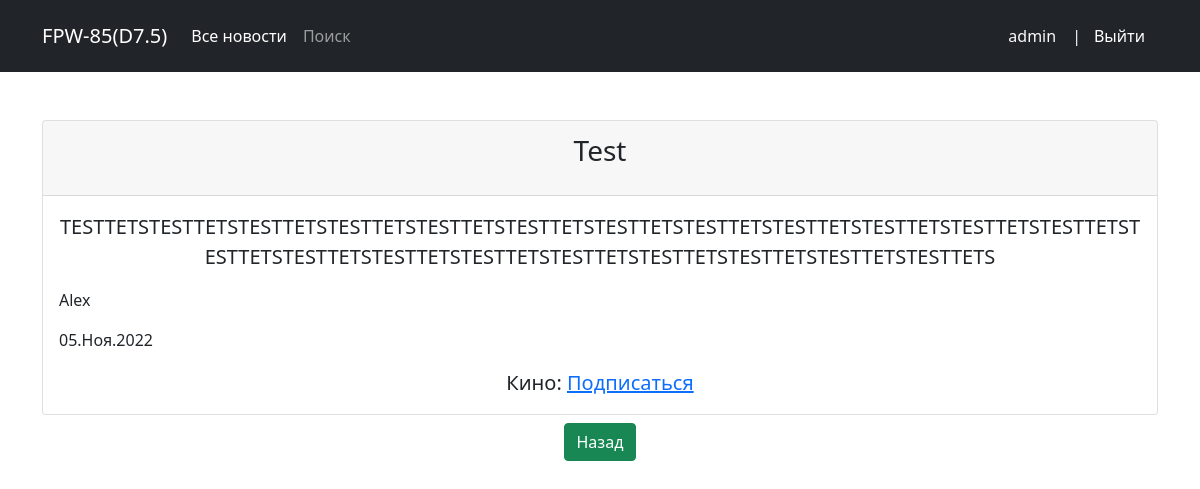
The page /31 (signed in) on the database its author committed.
### news/models.py (models this page shows, shortened)
class Post(models.Model):
    author = models.ForeignKey(Author, on_delete=models.CASCADE)
    NEWS = 'NW'
    ARTICLE = 'AR'
    CATEGORY_CHOICES = (
        (NEWS, 'Новости'),
        (ARTICLE, 'Статья'),
    )
    categoryType = models.CharField(max_length=2, choices=CATEGORY_CHOICES, default=ARTICLE)
    dateCreation = models.DateTimeField(auto_now_add=True)
    postCategory = models.ManyToManyField(Category, through='PostCategory')
    title = models.CharField(max_length=128)
    text = models.TextField()
    rating = models.SmallIntegerField(default=0)
    class Meta:
        verbose_name = 'Пост'
        verbose_name_plural = 'Посты'

class Author(models.Model):
    authorUser = models.OneToOneField(User, on_delete=models.CASCADE)
    ratingAuthor = models.SmallIntegerField(default=0)
    def __str__(self):
        return f'{self.authorUser}'
    class Meta:
        verbose_name = 'Автор'
        verbose_name_plural = 'Авторы'

class Category(models.Model):
    sport = 'SP'
    politics = 'PO'
    education = 'ED'
    cinema = 'CI'
    information = 'IT'
    CATS = [(sport, 'Спорт'),
            (politics, 'Политика'),
            (education, 'Образование'),
            (cinema, 'Кино'),
            (information, 'Сфера IT')
            ]
    name = models.CharField(max_length = 2, choices = CATS, default = sport, unique = True)
    subscribers = models.ManyToManyField(User)
    class Meta:
        verbose_name = 'Категория'
        verbose_name_plural = 'Категории'

### news/views.py (the view)
# urls.py: path('<int:pk>',DetailNews.as_view(), name= 'post_detail'),
class DetailNews(DetailView):
    model = Post
    template_name = 'newsdetail.html'
    context_object_name = "anews"
    def get_context_data(self, **kwargs):
        context = super().get_context_data(**kwargs)
        context['same_post_author'] = self.get_object().author.authorUser.id
        context['is_subscribed'] = Category.objects.filter(subscribers=self.request.user.id)
        return context
    def get_object(self, queryset=None):
        obj = cache.get(f'Product={self.kwargs["pk"]}', None)
        if not obj:
            obj = super().get_object(queryset=queryset)
            cache.set(f'product={self.kwargs["pk"]}', obj)
        return obj

### news/templatetags/custom_filters.py (called while the page is built)
@register.filter()
def censor(value: str):
    censored = ''
    for item in value.split():
        if item.lower() in CENSOR:
            cen_item = item[0] + '*' * (len(item) - 1)
            censored += cen_item + ' '
        else:
            censored += item + ' '
    return censored

### templates/newsdetail.html (shortened to what this page needs)
{% extends "flatpages/default.html" %}
{% load custom_filters %}
{% block content %}
    <div class="card">
        <div class="card-header">
            <p class='fs-3'> {{ anews.title|censor }} </p>
        </div>
        <div class="card-body">
            <blockquote class="blockquote mb-0">
                <p> {{ anews.text|censor }} </p>
                <p class='text-start fs-6'>{{ anews.author }}</p>
                <p class='text-start fs-6'> {{ anews.dateCreation|date:'d.M.Y' }} </p>
                {% for cat in anews.postCategory.all %}
                    {% if cat in is_subscribed %}
                        <p>{{ cat.name }}: <a href="{% url 'unsubscribe' cat.id %}">Отписаться</a> </p>
                {% else %}
                        <p>{{ cat.name }}: <a href="{% url 'subscribe' cat.id %}">Подписаться</a> </p>
                    {% endif %}
                {% endfor %}
            </blockquote>
        </div>
    </div>
    <a href="{{request.META.HTTP_REFERER|escape}}" class="btn btn-success mt-2 w-40"> Назад </a>
{% endblock content %}

### templates/flatpages/default.html (shortened to what this page needs)
<!DOCTYPE html>
<html lang="en">
    <head>
        {% load static %}
        <link href={% static "css/styles.css" %} rel="stylesheet" />
    </head>
    <body>
        <nav class="navbar navbar-expand-lg navbar-dark bg-dark">
          <div class="container">
            <a class="navbar-brand" href="#">FPW-85(D7.5)</a>
                <div class="collapse navbar-collapse" id="navbarNavAltMarkup">
                  <div class="navbar-nav">
                    <a class="nav-link active" aria-current="page" href="{% url 'post_list' %}">Все новости</a>
                    <a class="nav-link" href="{% url 'search' %}">Поиск</a>
                  </div>
                </div>
                  {% if user.is_authenticated %}
                      <p class="text-light mt-3">{{ user.username }} </p>
                      <span class="text-light ms-3">|</span>
                      <a class="btn btn-dark" href="/accounts/logout">Выйти</a>
                      {% else  %}
                      <a class="btn btn-dark" href="/accounts/login">Войти</a>
                  {% endif %}
          </div>
        </nav>
        <div class="container">
            <div class="text-center mt-5">
                {% block content %}{% endblock content %}
            </div>
        </div>
    </body>
</html>

### rows shown on the page
Post: title|censor "Test", text|censor "TESTTETSTESTTETSTESTTETSTESTTETSTESTTETSTESTTETSTESTTETSTESTTETSTESTTETSTESTTETSTESTTETSTESTTETSTESTTETSTESTTETSTESTTETSTESTTETSTESTTETSTESTTETSTESTTETSTESTTETSTESTTETS", author "Alex", dateCreation "05.Ноя.2022"
Category: name "Кино"

### other values the page prints
{{ user.username }} "admin"
